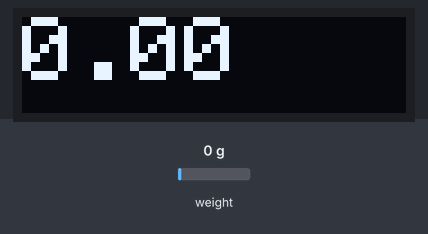
Recording of a sketch running on a simulated Arduino Uno, built with avr-gcc and run on an emulated ATmega328P. On the bench: 128×32 one-colour display. Inputs (shaded band) come from the test bench; at power-on: weight on the scale 0 g. The display library's start-up logo is not drawn.

Above: at 2.2 s.
2.3 s: weight on the scale set to 100 g
At 3.6 s:
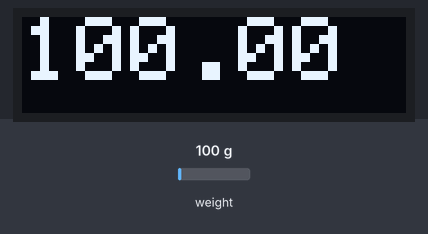
3.9 s: weight on the scale set to 1250 g
At 5.2 s:
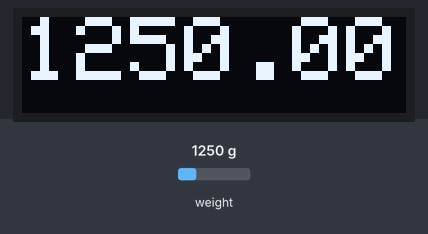
5.5 s: weight on the scale set to 2500 g
At 6.7 s:
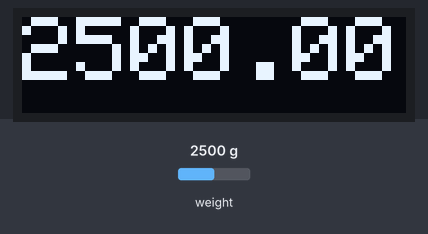
Timing chart, 0 to 8.5 s (numbered marks = the images above; inputs shaded):
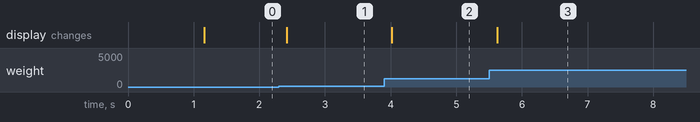

The sketch:

bilncia_con_display.ino
```cpp
#include "HX711.h"
#include <Wire.h>
#include <Adafruit_GFX.h>
#include <Adafruit_SSD1306.h>

Adafruit_SSD1306 display(128, 32, &Wire, 4);

HX711 bilancia(2, 3);

float parametro_di_calibrazione = -410; // this calibration factor is adjusted according to my load cell
float peso;

int x = 0;
int y = 0;
void setup() {

  if (!display.begin(SSD1306_SWITCHCAPVCC, 0x3C))
  {
    while(true);
  }
  display.display();
  display.clearDisplay();

  Serial.begin(9600);

  bilancia.set_scale();
  bilancia.tare();  //Reset the scale to 0
}

void loop() {
  bilancia.set_scale(parametro_di_calibrazione);
  peso = bilancia.get_units();
  if (peso < 0) {
    peso = 0.00;
  }
  display.clearDisplay();
  display.setTextSize(3);//dimensione del testo da scrivere
  display.setTextColor(WHITE);//colore del testo da scrivereù
  display.setCursor(x,y);//coordinate del cursore iniziale
  display.print(peso);
  display.display();
}
```

Measured:
- after the input at 2.3 s, the display: changes after 0.12 s (image 1)
- after the input at 3.9 s, the display: changes after 0.12 s (image 2)
- after the input at 5.5 s, the display: changes after 0.13 s (image 3)
